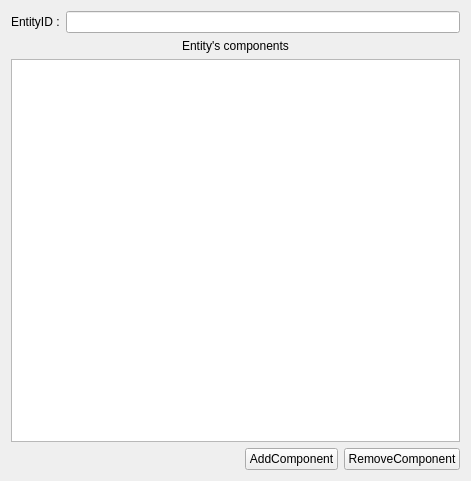
<?xml version="1.0" encoding="UTF-8"?>
<ui version="4.0">
 <class>EntityProperty</class>
 <widget class="QWidget" name="EntityProperty">
  <property name="geometry">
   <rect>
    <x>0</x>
    <y>0</y>
    <width>471</width>
    <height>481</height>
   </rect>
  </property>
  <property name="windowTitle">
   <string>Form</string>
  </property>
  <layout class="QVBoxLayout" name="verticalLayout_2">
   <item>
    <layout class="QVBoxLayout" name="verticalLayout">
     <item>
      <layout class="QHBoxLayout" name="horizontalLayout">
       <item>
        <widget class="QLabel" name="labelEntityName">
         <property name="text">
          <string>EntityID :</string>
         </property>
        </widget>
       </item>
       <item>
        <widget class="QLineEdit" name="editEntityName"/>
       </item>
      </layout>
     </item>
     <item>
      <widget class="QLabel" name="labelComponents">
       <property name="text">
        <string>Entity's components</string>
       </property>
       <property name="alignment">
        <set>Qt::AlignCenter</set>
       </property>
      </widget>
     </item>
     <item>
      <widget class="QTreeView" name="treeView">
       <property name="alternatingRowColors">
        <bool>true</bool>
       </property>
       <property name="selectionBehavior">
        <enum>QAbstractItemView::SelectItems</enum>
       </property>
       <property name="allColumnsShowFocus">
        <bool>true</bool>
       </property>
      </widget>
     </item>
     <item>
      <layout class="QHBoxLayout" name="horizontalLayout_2">
       <item>
        <spacer name="horizontalSpacer">
         <property name="orientation">
          <enum>Qt::Horizontal</enum>
         </property>
         <property name="sizeHint" stdset="0">
          <size>
           <width>40</width>
           <height>20</height>
          </size>
         </property>
        </spacer>
       </item>
       <item>
        <widget class="QPushButton" name="buttonAddComponent">
         <property name="text">
          <string>AddComponent</string>
         </property>
        </widget>
       </item>
       <item>
        <widget class="QPushButton" name="buttonRemoveComponent">
         <property name="enabled">
          <bool>true</bool>
         </property>
         <property name="text">
          <string>RemoveComponent</string>
         </property>
        </widget>
       </item>
      </layout>
     </item>
    </layout>
   </item>
  </layout>
 </widget>
 <resources/>
 <connections>
  <connection>
   <sender>buttonAddComponent</sender>
   <signal>clicked()</signal>
   <receiver>EntityProperty</receiver>
   <slot>addEmptyComponent()</slot>
   <hints>
    <hint type="sourcelabel">
     <x>306</x>
     <y>407</y>
    </hint>
    <hint type="destinationlabel">
     <x>5</x>
     <y>43</y>
    </hint>
   </hints>
  </connection>
  <connection>
   <sender>buttonRemoveComponent</sender>
   <signal>clicked()</signal>
   <receiver>EntityProperty</receiver>
   <slot>removeComponent()</slot>
   <hints>
    <hint type="sourcelabel">
     <x>397</x>
     <y>406</y>
    </hint>
    <hint type="destinationlabel">
     <x>6</x>
     <y>366</y>
    </hint>
   </hints>
  </connection>
  <connection>
   <sender>editEntityName</sender>
   <signal>editingFinished()</signal>
   <receiver>EntityProperty</receiver>
   <slot>EntityIDChanged()</slot>
   <hints>
    <hint type="sourcelabel">
     <x>320</x>
     <y>19</y>
    </hint>
    <hint type="destinationlabel">
     <x>346</x>
     <y>5</y>
    </hint>
   </hints>
  </connection>
 </connections>
 <slots>
  <slot>addEmptyComponent()</slot>
  <slot>removeComponent()</slot>
  <slot>EntityIDChanged()</slot>
 </slots>
</ui>
